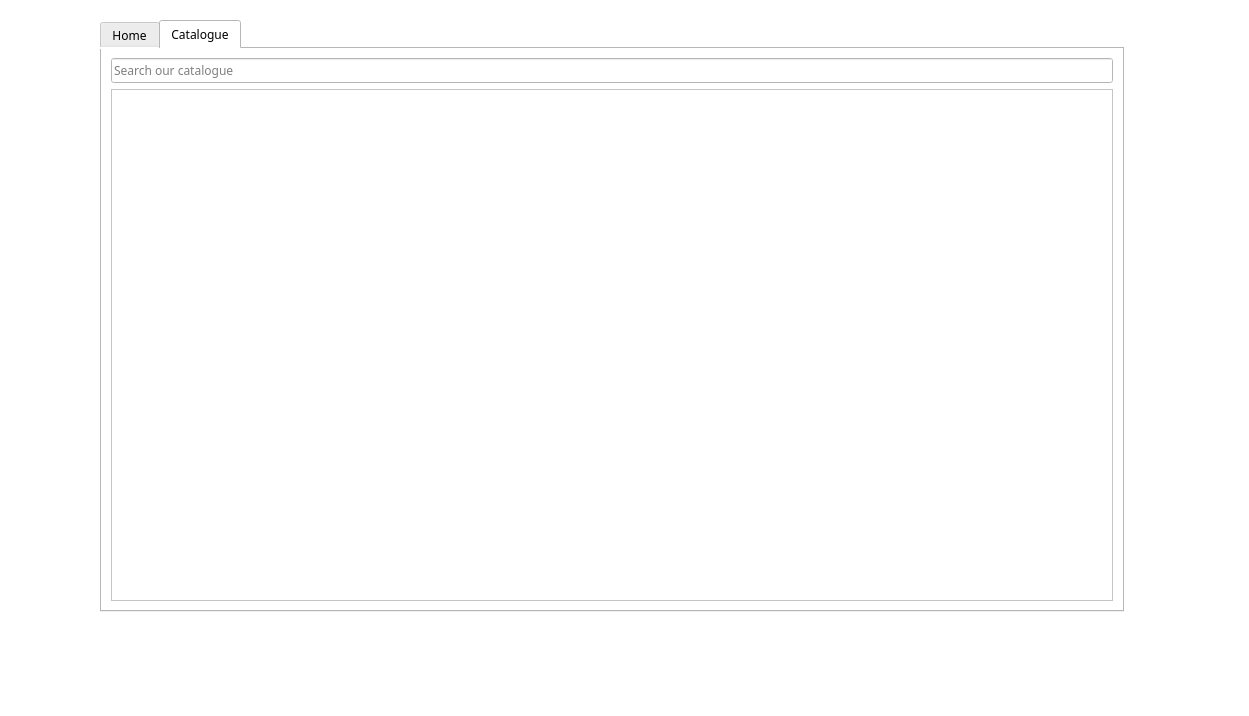
<?xml version="1.0" encoding="UTF-8"?>
<ui version="4.0">
 <class>MainWindow</class>
 <widget class="QMainWindow" name="MainWindow">
  <property name="geometry">
   <rect>
    <x>0</x>
    <y>0</y>
    <width>1249</width>
    <height>716</height>
   </rect>
  </property>
  <property name="windowTitle">
   <string>MainWindow</string>
  </property>
  <property name="styleSheet">
   <string notr="true">*{
background-color:rgb(255, 255, 255); 
font-family: cenury gothic, sans-serif;

}

QFrame{
background-color: #FFFFFF;

}</string>
  </property>
  <widget class="QWidget" name="centralwidget">
   <property name="autoFillBackground">
    <bool>false</bool>
   </property>
   <widget class="QTabWidget" name="tabWidget">
    <property name="geometry">
     <rect>
      <x>100</x>
      <y>20</y>
      <width>1024</width>
      <height>592</height>
     </rect>
    </property>
    <property name="currentIndex">
     <number>1</number>
    </property>
    <widget class="QWidget" name="Home">
     <attribute name="title">
      <string>Home</string>
     </attribute>
     <layout class="QGridLayout" name="gridLayout_3">
      <item row="0" column="0">
       <widget class="QLabel" name="img">
        <property name="text">
         <string/>
        </property>
        <property name="pixmap">
         <pixmap resource="images.qrc">:/images/yoobee-logo.png</pixmap>
        </property>
       </widget>
      </item>
      <item row="1" column="0">
       <widget class="QLabel" name="label_3">
        <property name="font">
         <font>
          <family>cenury gothic</family>
          <pointsize>14</pointsize>
          <weight>75</weight>
          <bold>true</bold>
         </font>
        </property>
        <property name="text">
         <string>LATEST BOOK HITS!</string>
        </property>
       </widget>
      </item>
      <item row="2" column="0">
       <widget class="QTextBrowser" name="textBrowser">
        <property name="html">
         <string>&lt;!DOCTYPE HTML PUBLIC &quot;-//W3C//DTD HTML 4.0//EN&quot; &quot;http://www.w3.org/TR/REC-html40/strict.dtd&quot;&gt;
&lt;html&gt;&lt;head&gt;&lt;meta name=&quot;qrichtext&quot; content=&quot;1&quot; /&gt;&lt;style type=&quot;text/css&quot;&gt;
p, li { white-space: pre-wrap; }
&lt;/style&gt;&lt;/head&gt;&lt;body style=&quot; font-family:'cenury gothic','sans-serif'; font-size:7.8pt; font-weight:400; font-style:normal;&quot;&gt;
&lt;p style=&quot; margin-top:0px; margin-bottom:0px; margin-left:0px; margin-right:0px; -qt-block-indent:0; text-indent:0px;&quot;&gt;&lt;img src=&quot;:/images/top-books.png&quot; /&gt;&lt;/p&gt;&lt;/body&gt;&lt;/html&gt;</string>
        </property>
       </widget>
      </item>
      <item row="0" column="1">
       <widget class="QPushButton" name="login">
        <property name="styleSheet">
         <string notr="true">*{
background-color:rgb(255, 255, 255); 
font-family: cenury gothic, sans-serif;

}
QPushButton#login{
background-color: #d3d3d3;
border-width: 2px;
border-radius: 10px;
border-color: black;
min-width: 10em;
padding: 6px;
}</string>
        </property>
        <property name="text">
         <string>Login/Signup</string>
        </property>
       </widget>
      </item>
     </layout>
    </widget>
    <widget class="QWidget" name="Test">
     <attribute name="title">
      <string>Catalogue</string>
     </attribute>
     <layout class="QVBoxLayout" name="verticalLayout">
      <item>
       <widget class="QLineEdit" name="searchBar">
        <property name="placeholderText">
         <string>Search our catalogue</string>
        </property>
       </widget>
      </item>
      <item>
       <widget class="QScrollArea" name="scrollArea">
        <property name="styleSheet">
         <string notr="true"/>
        </property>
        <property name="widgetResizable">
         <bool>true</bool>
        </property>
        <widget class="QWidget" name="scrollAreaWidgetContents">
         <property name="geometry">
          <rect>
           <x>0</x>
           <y>0</y>
           <width>994</width>
           <height>510</height>
          </rect>
         </property>
        </widget>
       </widget>
      </item>
     </layout>
    </widget>
   </widget>
  </widget>
  <widget class="QMenuBar" name="menubar">
   <property name="geometry">
    <rect>
     <x>0</x>
     <y>0</y>
     <width>1249</width>
     <height>24</height>
    </rect>
   </property>
  </widget>
  <widget class="QStatusBar" name="statusbar"/>
 </widget>
 <resources>
  <include location="images.qrc"/>
 </resources>
 <connections/>
</ui>
